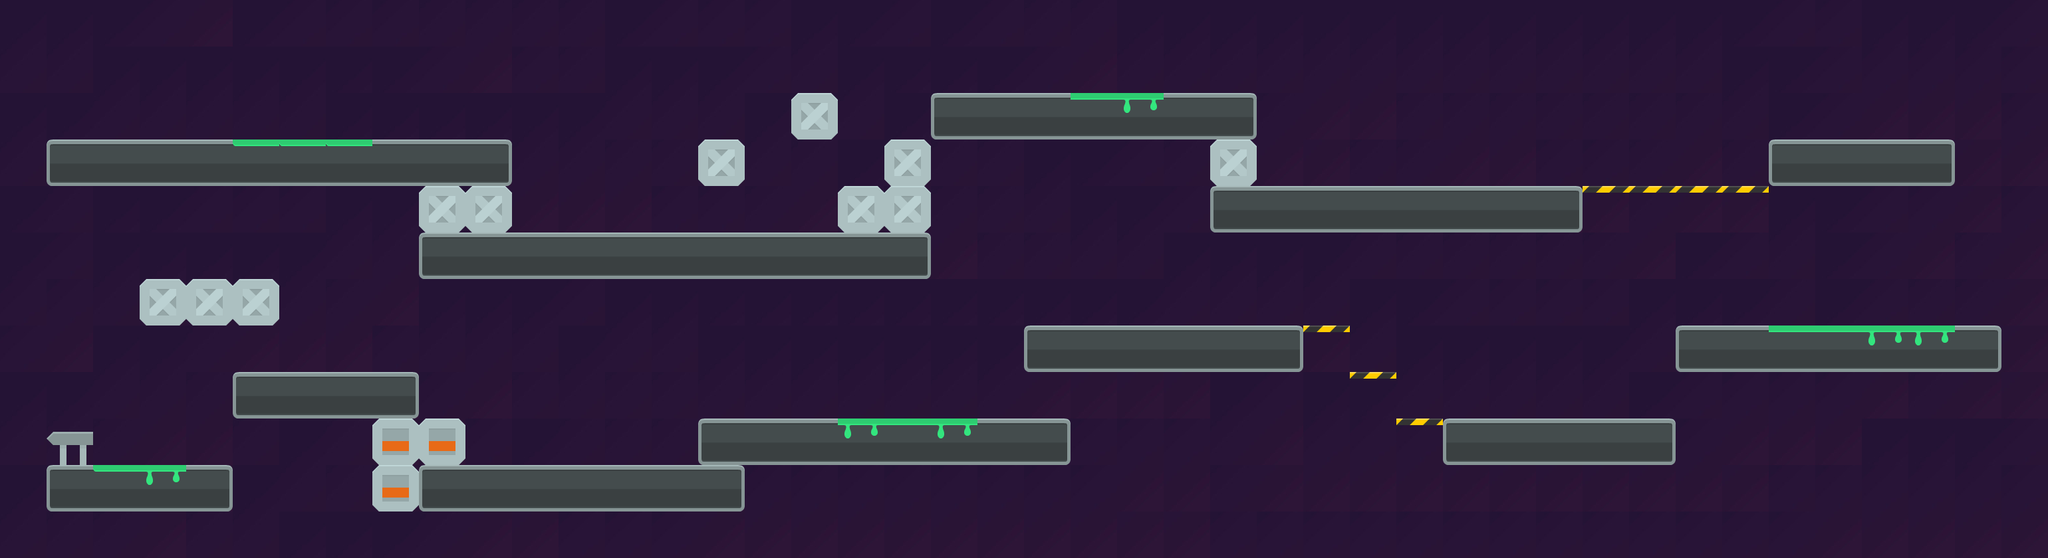

Below is a game level as drawn by its tile map, then a one-line description and the .tmx that defines it (tile-layer data replaced by summaries):
An orthogonal 44x12 tile map with 70x70 px tiles, 3 tile layers (Background, Desen Katmanı 1, Desen Katmanı 2), 2 tilesets and 40 objects (8x enemy, player, end).

<map version="1.8" tiledversion="1.8.4" orientation="orthogonal" renderorder="right-down" width="44" height="12" tilewidth="70" tileheight="70" infinite="0" nextlayerid="5" nextobjectid="42">
 <tileset firstgid="1" source="PlatformTiles.tsx" />
 <tileset firstgid="113" source="Background.tsx" />
 <objectgroup id="2" name="objects">
  <object id="1" x="0" y="560">
   <polygon points="0,0 70,0 70,-560 0,-560" />
  </object>
  <object id="2" x="70" y="70">
   <polygon points="0,0 3010,0 3010,-70 0,-70" />
  </object>
  <object id="3" x="0" y="700">
   <polygon points="0,0 70,0 70,140 0,140" />
  </object>
  <object id="4" x="70" y="770">
   <polygon points="0,0 3010,0 3010,70 0,70" />
  </object>
  <object id="5" x="3010" y="70">
   <polygon points="0,0 0,700 70,700 70,0" />
  </object>
  <object id="6" x="70" y="210">
   <polygon points="0,0 700,0 700,70 0,70" />
  </object>
  <object id="7" x="1400" y="140">
   <polygon points="0,0 0,70 490,70 490,0" />
  </object>
  <object id="8" x="1190" y="140">
   <polygon points="0,0 70,0 70,70 0,70" />
  </object>
  <object id="9" x="1050" y="210">
   <polygon points="0,0 70,0 70,70 0,70" />
  </object>
  <object id="10" x="1260" y="280">
   <polygon points="0,0 140,0 140,70 0,70" />
  </object>
  <object id="11" x="1330" y="210">
   <polygon points="0,0 70,0 70,70 0,70" />
  </object>
  <object id="12" x="1820" y="210">
   <polygon points="0,0 70,0 70,70 0,70" />
  </object>
  <object id="13" x="630" y="280">
   <polygon points="0,0 140,0 140,70 0,70" />
  </object>
  <object id="14" x="630" y="350">
   <polygon points="0,0 770,0 770,70 0,70" />
  </object>
  <object id="15" x="210" y="420">
   <polygon points="0,0 210,0 210,70 0,70" />
  </object>
  <object id="16" x="350" y="560">
   <polygon points="0,0 280,0 280,70 0,70" />
  </object>
  <object id="17" x="1540" y="490">
   <polygon points="0,0 420,0 420,70 0,70" />
  </object>
  <object id="18" x="1050" y="630">
   <polygon points="0,0 560,0 560,70 0,70" />
  </object>
  <object id="19" x="630" y="700">
   <polygon points="0,0 490,0 490,70 0,70" />
  </object>
  <object id="20" x="560" y="630">
   <polygon points="0,0 140,0 140,70 0,70" />
  </object>
  <object id="21" x="560" y="700">
   <polygon points="0,0 70,0 70,70 0,70" />
  </object>
  <object id="22" x="70" y="700">
   <polygon points="0,0 280,0 280,70 0,70" />
  </object>
  <object id="23" x="2660" y="210">
   <polygon points="0,0 280,0 280,70 0,70" />
  </object>
  <object id="24" x="2520" y="490">
   <polygon points="0,0 490,0 490,70 0,70" />
  </object>
  <object id="25" x="2170" y="630">
   <polygon points="0,0 350,0 350,70 0,70" />
  </object>
  <object id="26" x="1820" y="280">
   <polygon points="0,0 560,0 560,70 0,70" />
  </object>
  <object id="27" x="2380" y="280">
   <polygon points="0,0 280,0 280,12 0,10.6667" />
  </object>
  <object id="28" x="1960" y="490">
   <polygon points="0,0 70,0 69.3333,11.3333 0,11.3333" />
  </object>
  <object id="29" x="2030" y="560">
   <polygon points="0,0 70,0 70,13.3333 -0.666667,12" />
  </object>
  <object id="30" x="2100" y="630">
   <polygon points="0,0 70,0 69.3333,12.6667 0,10" />
  </object>
  <object id="31" name="player" x="140" y="140" width="70" height="70" />
  <object id="32" name="enemy" x="624.242" y="139.394" width="70" height="70" />
  <object id="33" name="enemy" x="910" y="280" width="70" height="70" />
  <object id="34" name="enemy" x="2100" y="210" width="70" height="70" />
  <object id="36" name="enemy" x="2800" y="140" width="70" height="70" />
  <object id="37" name="enemy" x="2240" y="560" width="70" height="70" />
  <object id="38" name="enemy" x="1610" y="420" width="70" height="70" />
  <object id="39" name="enemy" x="840" y="630" width="70" height="70" />
  <object id="40" name="enemy" x="490" y="490" width="70" height="70" />
  <object id="41" name="end" x="70" y="630" width="70" height="70" />
 </objectgroup>
 <layer id="4" name="Background" width="44" height="12">
  <data>[528 cells, 527 non-empty, 4 distinct tile ids]</data>
 </layer>
 <layer id="1" name="Desen Katmanı 1" width="44" height="12">
  <data>[528 cells, 102 non-empty, 6 distinct tile ids]</data>
 </layer>
 <layer id="3" name="Desen Katmanı 2" width="44" height="12">
  <data>[528 cells, 15 non-empty, 4 distinct tile ids]</data>
 </layer>
</map>
